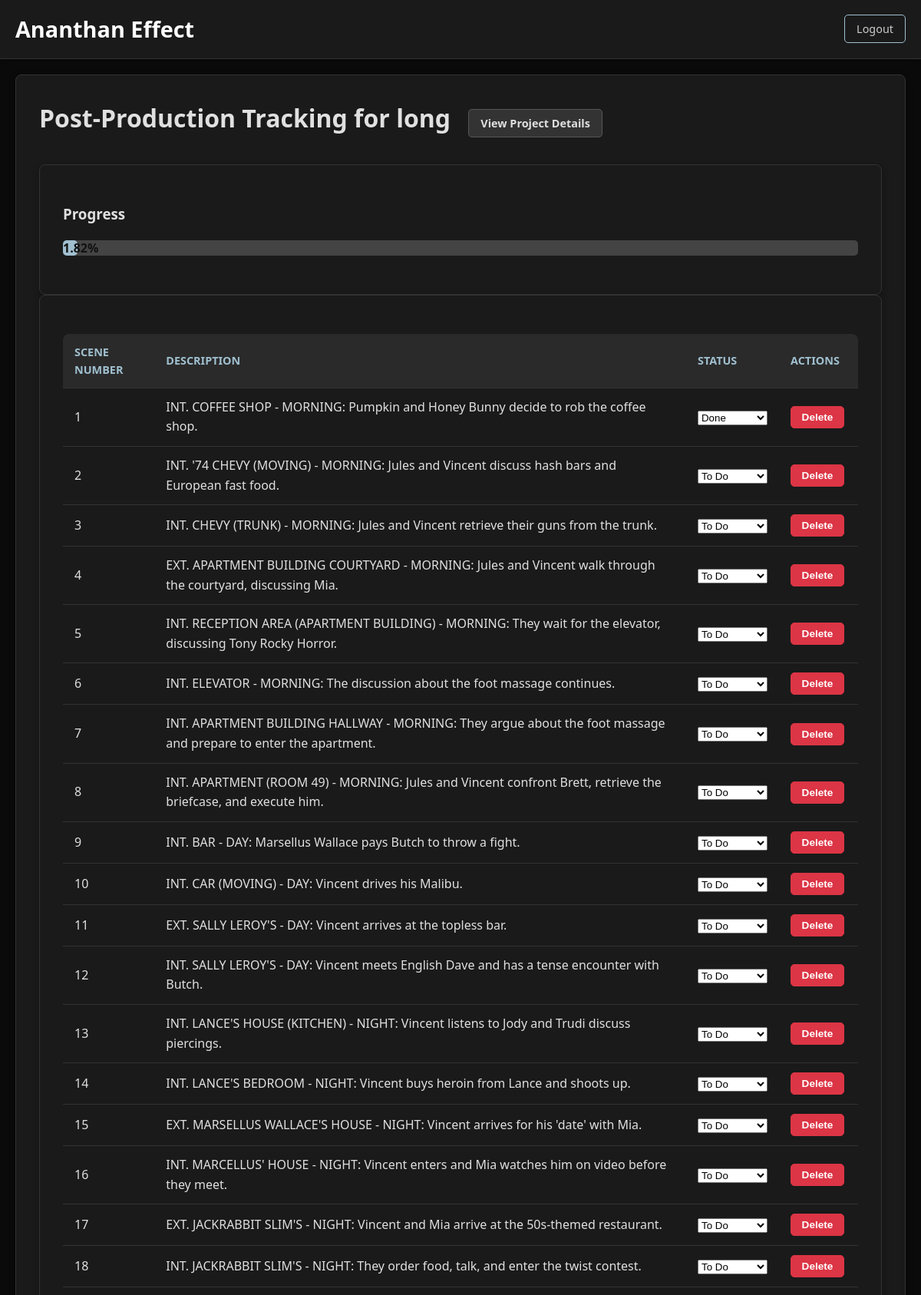
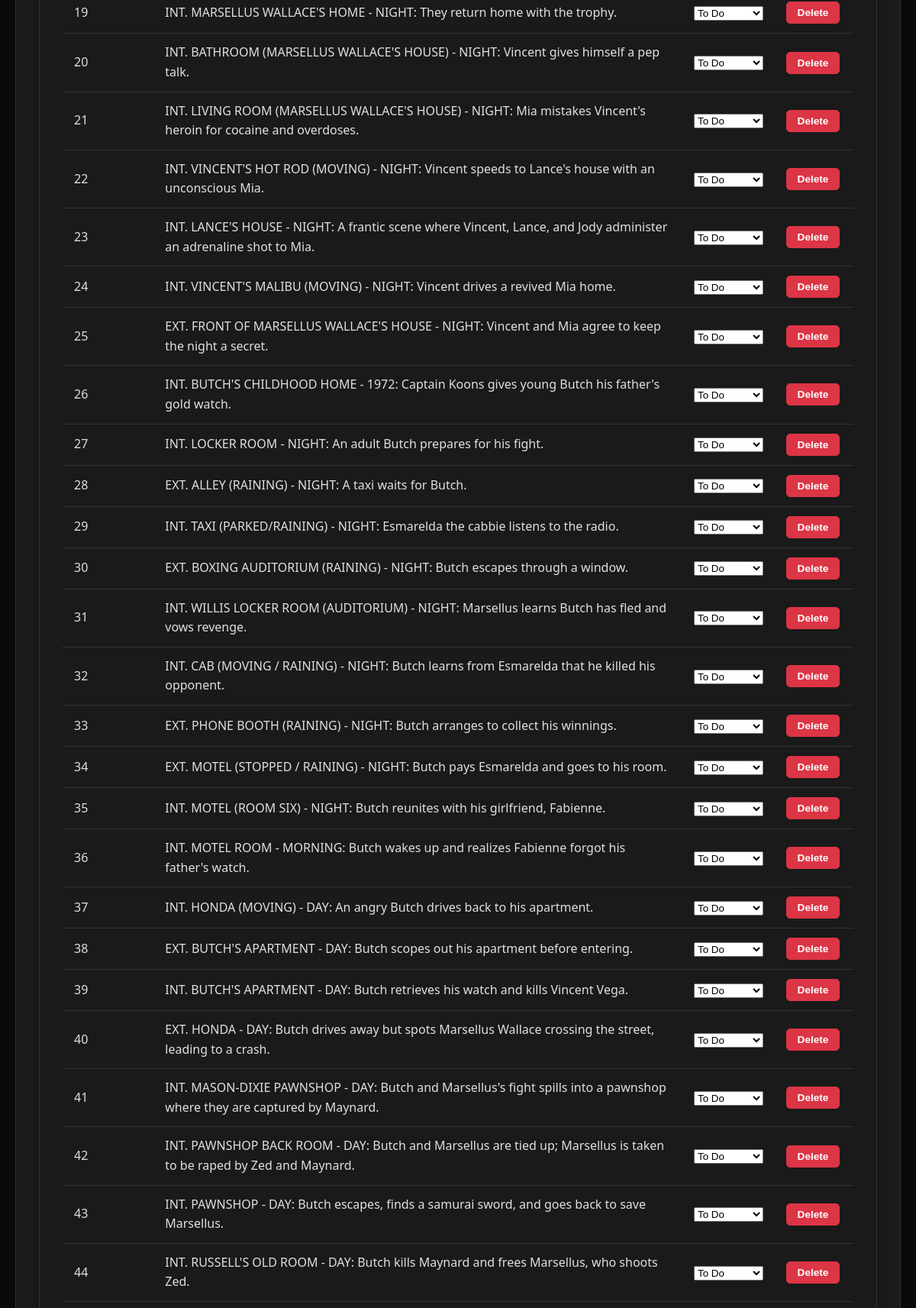
Page /projects/2/post_production (signed in, upper part) on the committed database (2 pictures, top to bottom).
### app.py (models this page shows)
class Project(db.Model):
    id = db.Column(db.Integer, primary_key=True)
    name = db.Column(db.String(100), nullable=False)
    script_file_name = db.Column(db.String(200), nullable=False)
    analysis_json = db.Column(db.Text, nullable=True)
    genre = db.Column(db.String(50), nullable=True) # New column
    logline = db.Column(db.Text, nullable=True) # New column for AI-generated logline
    forecasted_budget = db.Column(db.Float, nullable=True, default=0.0) # New column for forecasted budget
    user_id = db.Column(db.Integer, db.ForeignKey('user.id'), nullable=False)
    expenses = db.relationship('Expense', backref='project', lazy=True)

class Scene(db.Model):
    id = db.Column(db.Integer, primary_key=True)
    project_id = db.Column(db.Integer, db.ForeignKey('project.id'), nullable=False)
    scene_number = db.Column(db.Integer, nullable=False)
    description = db.Column(db.Text, nullable=True)
    status = db.Column(db.String(50), nullable=False, default='To Do')
    project = db.relationship('Project', backref='scenes', lazy=True)

### app.py (the view)
@app.route("/projects/<int:project_id>/post_production", methods=['GET'])
@login_required
def post_production_tracking(project_id):
    project = Project.query.get_or_404(project_id)
    if project.author != current_user:
        abort(403)
    scenes = Scene.query.filter_by(project_id=project.id).order_by(Scene.scene_number).all()
    total_scenes = len(scenes)
    done_scenes = len([s for s in scenes if s.status == 'Done'])
    progress = (done_scenes / total_scenes) * 100 if total_scenes > 0 else 0
    return render_template('post_production.html', project=project, scenes=scenes, progress=progress)

### app.py (called while the page is built)
@login_manager.user_loader
def load_user(user_id):
    return User.query.get(int(user_id))

### templates/post_production.html (shortened to what this page needs)
{% extends "layout.html" %}
{% block content %}
<div class="container">
    <div class="section">
        <h2>Post-Production Tracking for {{ project.name }} <a href="{{ url_for('project_detail', project_id=project.id) }}" class="btn btn-secondary" style="margin-left: 15px;">View Project Details</a></h2>
        <div class="section">
            <h3>Progress</h3>
            <div class="progress-bar-container">
                <div class="progress-bar" style="width: {{ progress }}%;">{{ "%.2f"|format(progress) }}%</div>
            </div>
        </div>
        <div class="section">
            <table id="scenes-table" class="data-table">
                <thead>
                    <tr>
                        <th>Scene Number</th>
                        <th>Description</th>
                        <th>Status</th>
                        <th>Actions</th>
                    </tr>
                </thead>
                <tbody>
                    {% for scene in scenes %}
                        <tr data-id="{{ scene.id }}">
                            <td>{{ scene.scene_number }}</td>
                            <td>{{ scene.description }}</td>
                            <td>
                                <select class="status-select" data-id="{{ scene.id }}">
                                    <option value="To Do" {% if scene.status == 'To Do' %}selected{% endif %}>To Do</option>
                                    <option value="Done" {% if scene.status == 'Done' %}selected{% endif %}>Done</option>
                                </select>
                            </td>
                            <td>
                                <button class="delete-scene-btn btn-danger" data-id="{{ scene.id }}">Delete</button>
                            </td>
                        </tr>
                    {% endfor %}
                </tbody>
            </table>
        </div>
    </div>
</div>
{% endblock %}

### static/style.css (style rules this page uses)
body { font-family: 'Segoe UI', Tahoma, Geneva, Verdana, sans-serif; background-color: #0a0a0a; color: #e0e0e0; margin: 0; padding: 0; line-height: 1.6; font-size: 16px; }
.container { max-width: 1200px; margin: 0 auto; padding: 20px; display: flex; flex-direction: column; gap: 30px; }
.section { background-color: #1a1a1a; border: 1px solid #333; border-radius: 8px; padding: 30px; box-shadow: 0 2px 8px rgba(0, 0, 0, 0.3); }
.section h2 { margin-top: 0; color: #e0e0e0; border: none; padding-bottom: 15px; margin-bottom: 20px; font-size: 2rem; font-weight: 600; }
button { background-color: #a0c0d0; color: #121212; padding: 12px 25px; border: none; border-radius: 5px; cursor: pointer; font-size: 1rem; font-weight: 600; transition: background-color 0.3s ease, transform 0.2s ease; }
.btn-danger { background-color: #dc3545; color: #fff; border: 1px solid #dc3545; padding: 6px 10px; font-size: 0.85rem; width: 70px; text-align: center; margin-right: 3px; }
.btn-secondary { background-color: #333; color: #e0e0e0; padding: 8px 15px; border: 1px solid #555; border-radius: 5px; text-decoration: none; font-size: 0.9rem; transition: background-color 0.3s ease, border-color 0.3s ease; }
.data-table { width: 100%; border-collapse: collapse; margin-top: 20px; background-color: #1a1a1a; border-radius: 8px; overflow: hidden; }
.data-table th, .data-table td { padding: 12px 15px; text-align: left; border-bottom: 1px solid #333; color: #e0e0e0; }
.data-table th { background-color: #2a2a2a; font-weight: 600; color: #a0c0d0; text-transform: uppercase; font-size: 0.9rem; }
.progress-bar-container { width: 100%; background-color: #444; border-radius: 5px; margin-bottom: 20px; }
.progress-bar { width: 0%; height: 20px; background-color: #a0c0d0; border-radius: 5px; text-align: center; line-height: 20px; color: #121212; font-weight: bold; }

### rows in the picture
Project: name "long"
Scene: scene_number "1", description "INT. COFFEE SHOP - MORNING: Pumpkin and Honey Bunny decide to rob the coffee shop.", status+id "Done"
Scene: scene_number "2", description "INT. '74 CHEVY (MOVING) - MORNING: Jules and Vincent discuss hash bars and European fast food.", status+id "To Do"
Scene: scene_number "3", description "INT. CHEVY (TRUNK) - MORNING: Jules and Vincent retrieve their guns from the trunk.", status+id "To Do"
Scene: scene_number "4", description "EXT. APARTMENT BUILDING COURTYARD - MORNING: Jules and Vincent walk through the courtyard, discussing Mia.", status+id "To Do"
Scene: scene_number "5", description "INT. RECEPTION AREA (APARTMENT BUILDING) - MORNING: They wait for the elevator, discussing Tony Rocky Horror.", status+id "To Do"
Scene: scene_number "6", description "INT. ELEVATOR - MORNING: The discussion about the foot massage continues.", status+id "To Do"
Scene: scene_number "7", description "INT. APARTMENT BUILDING HALLWAY - MORNING: They argue about the foot massage and prepare to enter the apartment.", status+id "To Do"
Scene: scene_number "8", description "INT. APARTMENT (ROOM 49) - MORNING: Jules and Vincent confront Brett, retrieve the briefcase, and execute him.", status+id "To Do"
Scene: scene_number "9", description "INT. BAR - DAY: Marsellus Wallace pays Butch to throw a fight.", status+id "To Do"
Scene: scene_number "10", description "INT. CAR (MOVING) - DAY: Vincent drives his Malibu.", status+id "To Do"
Scene: scene_number "11", description "EXT. SALLY LEROY'S - DAY: Vincent arrives at the topless bar.", status+id "To Do"
Scene: scene_number "12", description "INT. SALLY LEROY'S - DAY: Vincent meets English Dave and has a tense encounter with Butch.", status+id "To Do"
Scene: scene_number "13", description "INT. LANCE'S HOUSE (KITCHEN) - NIGHT: Vincent listens to Jody and Trudi discuss piercings.", status+id "To Do"
Scene: scene_number "14", description "INT. LANCE'S BEDROOM - NIGHT: Vincent buys heroin from Lance and shoots up.", status+id "To Do"
Scene: scene_number "15", description "EXT. MARSELLUS WALLACE'S HOUSE - NIGHT: Vincent arrives for his 'date' with Mia.", status+id "To Do"
Scene: scene_number "16", description "INT. MARCELLUS' HOUSE - NIGHT: Vincent enters and Mia watches him on video before they meet.", status+id "To Do"
Scene: scene_number "17", description "EXT. JACKRABBIT SLIM'S - NIGHT: Vincent and Mia arrive at the 50s-themed restaurant.", status+id "To Do"
Scene: scene_number "18", description "INT. JACKRABBIT SLIM'S - NIGHT: They order food, talk, and enter the twist contest.", status+id "To Do"
Scene: scene_number "19", description "INT. MARSELLUS WALLACE'S HOME - NIGHT: They return home with the trophy.", status+id "To Do"
Scene: scene_number "20", description "INT. BATHROOM (MARSELLUS WALLACE'S HOUSE) - NIGHT: Vincent gives himself a pep talk.", status+id "To Do"
Scene: scene_number "21", description "INT. LIVING ROOM (MARSELLUS WALLACE'S HOUSE) - NIGHT: Mia mistakes Vincent's heroin for cocaine and overdoses.", status+id "To Do"
Scene: scene_number "22", description "INT. VINCENT'S HOT ROD (MOVING) - NIGHT: Vincent speeds to Lance's house with an unconscious Mia.", status+id "To Do"
Scene: scene_number "23", description "INT. LANCE'S HOUSE - NIGHT: A frantic scene where Vincent, Lance, and Jody administer an adrenaline shot to Mia.", status+id "To Do"
Scene: scene_number "24", description "INT. VINCENT'S MALIBU (MOVING) - NIGHT: Vincent drives a revived Mia home.", status+id "To Do"
Scene: scene_number "25", description "EXT. FRONT OF MARSELLUS WALLACE'S HOUSE - NIGHT: Vincent and Mia agree to keep the night a secret.", status+id "To Do"
Scene: scene_number "26", description "INT. BUTCH'S CHILDHOOD HOME - 1972: Captain Koons gives young Butch his father's gold watch.", status+id "To Do"
Scene: scene_number "27", description "INT. LOCKER ROOM - NIGHT: An adult Butch prepares for his fight.", status+id "To Do"
Scene: scene_number "28", description "EXT. ALLEY (RAINING) - NIGHT: A taxi waits for Butch.", status+id "To Do"
Scene: scene_number "29", description "INT. TAXI (PARKED/RAINING) - NIGHT: Esmarelda the cabbie listens to the radio.", status+id "To Do"
Scene: scene_number "30", description "EXT. BOXING AUDITORIUM (RAINING) - NIGHT: Butch escapes through a window.", status+id "To Do"
Scene: scene_number "31", description "INT. WILLIS LOCKER ROOM (AUDITORIUM) - NIGHT: Marsellus learns Butch has fled and vows revenge.", status+id "To Do"
Scene: scene_number "32", description "INT. CAB (MOVING / RAINING) - NIGHT: Butch learns from Esmarelda that he killed his opponent.", status+id "To Do"
Scene: scene_number "33", description "EXT. PHONE BOOTH (RAINING) - NIGHT: Butch arranges to collect his winnings.", status+id "To Do"
Scene: scene_number "34", description "EXT. MOTEL (STOPPED / RAINING) - NIGHT: Butch pays Esmarelda and goes to his room.", status+id "To Do"
Scene: scene_number "35", description "INT. MOTEL (ROOM SIX) - NIGHT: Butch reunites with his girlfriend, Fabienne.", status+id "To Do"
Scene: scene_number "36", description "INT. MOTEL ROOM - MORNING: Butch wakes up and realizes Fabienne forgot his father's watch.", status+id "To Do"
Scene: scene_number "37", description "INT. HONDA (MOVING) - DAY: An angry Butch drives back to his apartment.", status+id "To Do"
Scene: scene_number "38", description "EXT. BUTCH'S APARTMENT - DAY: Butch scopes out his apartment before entering.", status+id "To Do"
Scene: scene_number "39", description "INT. BUTCH'S APARTMENT - DAY: Butch retrieves his watch and kills Vincent Vega.", status+id "To Do"
Scene: scene_number "40", description "EXT. HONDA - DAY: Butch drives away but spots Marsellus Wallace crossing the street, leading to a crash.", status+id "To Do"
Scene: scene_number "41", description "INT. MASON-DIXIE PAWNSHOP - DAY: Butch and Marsellus's fight spills into a pawnshop where they are captured by Maynard.", status+id "To Do"
Scene: scene_number "42", description "INT. PAWNSHOP BACK ROOM - DAY: Butch and Marsellus are tied up; Marsellus is taken to be raped by Zed and Maynard.", status+id "To Do"
Scene: scene_number "43", description "INT. PAWNSHOP - DAY: Butch escapes, finds a samurai sword, and goes back to save Marsellus.", status+id "To Do"
Scene: scene_number "44", description "INT. RUSSELL'S OLD ROOM - DAY: Butch kills Maynard and frees Marsellus, who shoots Zed.", status+id "To Do"

### other values in the picture
{{ "%.2f"|format(progress) }} "1.82"
